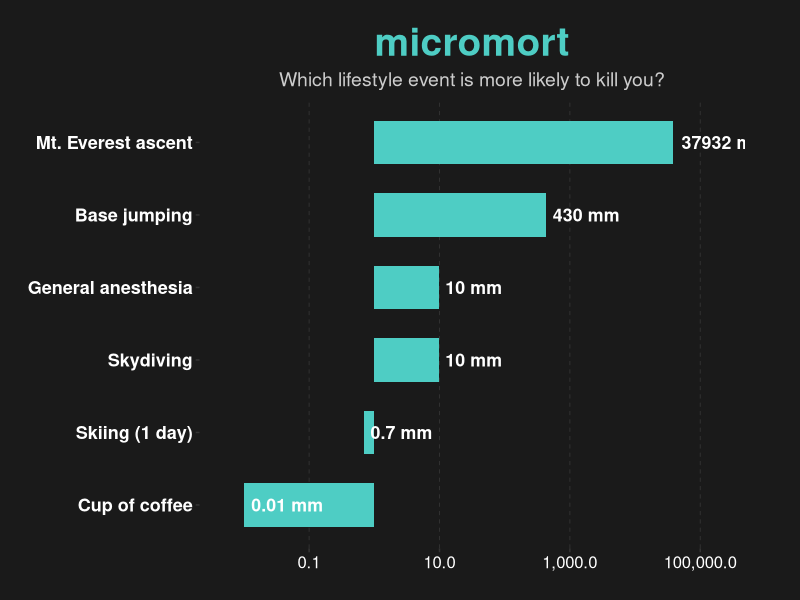

Write R code to recreate this figure.
# Generate OG image (1200x630px) for social media sharing
# Run: source("data-raw/generate_og_image.R")

library(ggplot2)

# Mini risk ladder data: 6 iconic activities
ladder <- data.frame(

  activity = c(
    "Cup of coffee", "Skiing (1 day)", "Skydiving",
    "General anesthesia", "Base jumping", "Mt. Everest ascent"
  ),
  micromorts = c(0.01, 0.7, 10, 10, 430, 37932),
  stringsAsFactors = FALSE
)
ladder$activity <- factor(ladder$activity, levels = ladder$activity)

p <- ggplot(ladder, aes(x = micromorts, y = activity)) +
  geom_col(fill = "#4ecdc4", width = 0.6) +
  geom_text(
    aes(label = paste0(micromorts, " mm")),
    hjust = -0.1, color = "white", size = 4.5, fontface = "bold"
  ) +
  scale_x_log10(
    limits = c(0.005, 200000),
    labels = scales::label_comma()
  ) +
  labs(
    title = "micromort",
    subtitle = "Which lifestyle event is more likely to kill you?",
    x = NULL, y = NULL
  ) +
  theme(
    plot.background = element_rect(fill = "#1a1a1a", color = NA),
    panel.background = element_rect(fill = "#1a1a1a", color = NA),
    panel.grid.major.x = element_line(color = "#333333", linetype = "dashed", linewidth = 0.3),
    panel.grid.minor = element_blank(),
    panel.grid.major.y = element_blank(),
    text = element_text(color = "white"),
    axis.text = element_text(color = "white", size = 12),
    axis.text.y = element_text(face = "bold", color = "white", size = 13),
    plot.title = element_text(size = 28, face = "bold", color = "#4ecdc4", hjust = 0.5),
    plot.subtitle = element_text(size = 14, color = "#cccccc", hjust = 0.5),
    plot.margin = margin(20, 40, 20, 20)
  )

ggsave(
  "man/figures/og-image.png", p,
  width = 1200 / 96, height = 630 / 96, dpi = 96,
  bg = "#1a1a1a"
)
message("OG image saved to man/figures/og-image.png")
